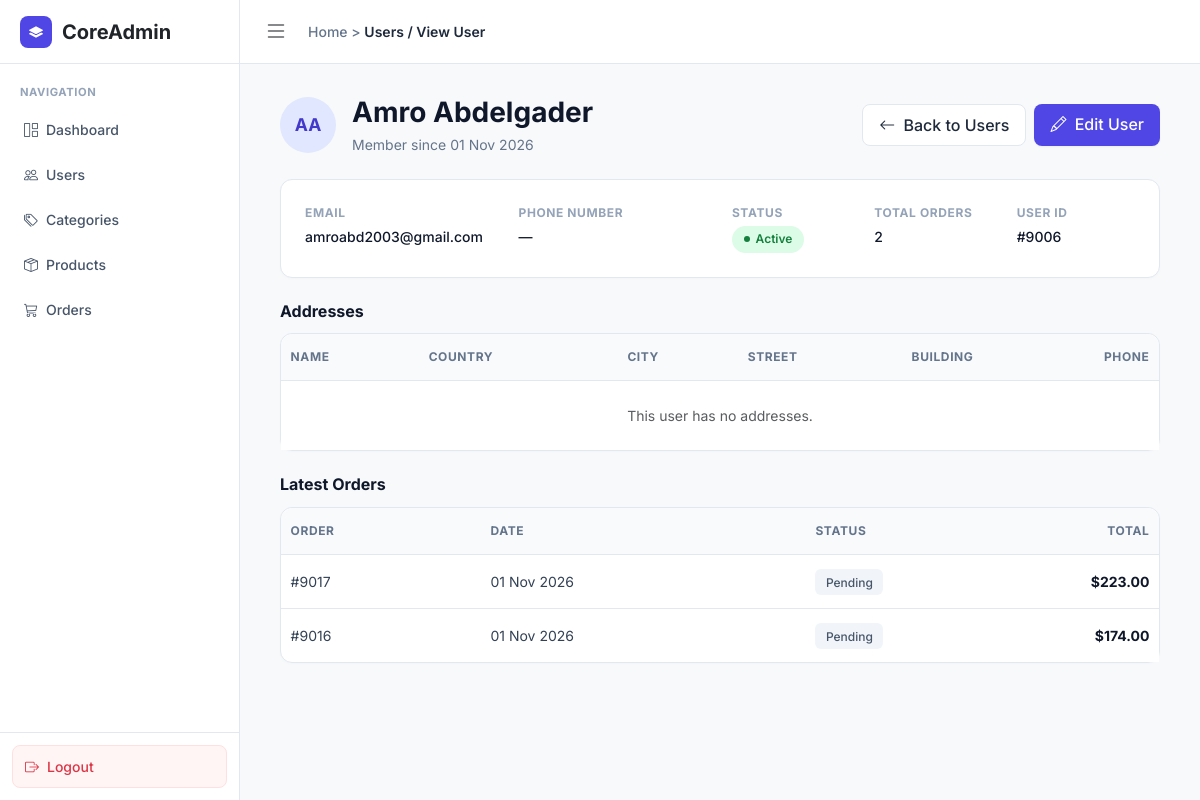
Page /admin/user-view.php?id=9006 (signed in) on the earlier database version.
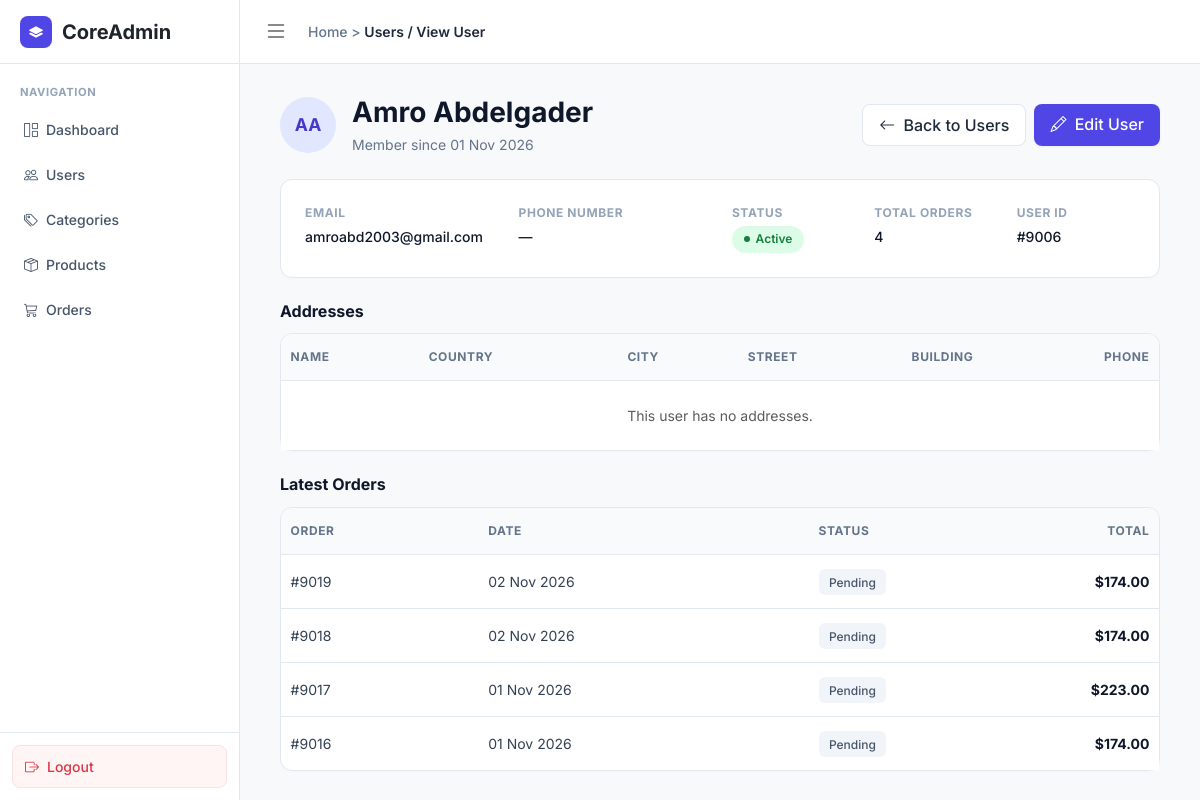
Same page on the later database version.
### tables this page shows
CREATE TABLE `orders` (
  `id` int(11) NOT NULL,
  `user_id` int(11) NOT NULL,
  `order_date` timestamp NOT NULL DEFAULT current_timestamp(),
  `estimated_delivery` date DEFAULT NULL,
  `total_amount` decimal(10,2) NOT NULL DEFAULT 0.00,
  `order_status` enum('Pending','Confirmed','Shipped','Delivered','Cancelled') DEFAULT 'Pending',
  `full_name` varchar(100) NOT NULL,
  `phone` varchar(20) NOT NULL,
  `country` varchar(100) NOT NULL DEFAULT 'Jordan',
  `city` varchar(100) NOT NULL,
  `area` varchar(100) DEFAULT NULL,
  `shipping_address` varchar(255) NOT NULL,
  `building_details` varchar(255) DEFAULT NULL,
  `shipping_cost` decimal(10,2) NOT NULL DEFAULT 0.00,
  `revenue` decimal(10,2) NOT NULL DEFAULT 0.00
);

### app/models/user.php (called while the page is built, shortened)
<?php
class User
{
    private PDO $db;
    public function __construct(PDO $db)
    {
        $this->db = $db;
    }
    public function getById(int $id): ?array
    {
        $sql = "SELECT u.id, u.full_name, u.email, u.phone, u.is_active, u.created_at,
                       (SELECT COUNT(*) FROM orders o WHERE o.user_id = u.id) AS total_orders,
                       (SELECT a.country FROM address a WHERE a.user_id = u.id
                        ORDER BY a.id LIMIT 1) AS country
                FROM users u
                WHERE u.id = ?";
        $stmt = $this->db->prepare($sql);
        $stmt->execute([$id]);
        $user = $stmt->fetch();
        return $user ?: null;
    }
    public function getOrders(int $userId, int $limit = 10): array
    {
        $sql = "SELECT id, order_date, total_amount, order_status
                FROM orders
                WHERE user_id = ?
                ORDER BY order_date DESC, id DESC
                LIMIT ?";
        $stmt = $this->db->prepare($sql);
        $stmt->bindValue(1, $userId, PDO::PARAM_INT);
        $stmt->bindValue(2, $limit, PDO::PARAM_INT);
        $stmt->execute();
        return $stmt->fetchAll();
    }
}

### admin/includes/helpers.php (called while the page is built, shortened)
<?php
function safe($text)
{
    return htmlspecialchars($text, ENT_QUOTES, "UTF-8");
}

### admin/user-view.php (the view, shortened to what the changed rows need)
<?php
require_once __DIR__ . '/../app/models/user.php';
require_once __DIR__ . '/includes/helpers.php';
$database = new Database();
$db = $database->connect();
$userModel = new User($db);
$id = 0;
if (isset($_GET["id"])) {
    $id = (int) $_GET["id"];
}
$user = $userModel->getById($id);
$orders = $userModel->getOrders($id, 10);
require __DIR__ . '/includes/header.php';
?>
                <div class="page-header">
                    <div class="d-flex align-items-center gap-3">
                        <div>
                            <h1 class="page-title"><?php echo safe($user["full_name"]); ?></h1>
                        </div>
                    </div>
                </div>
                <div class="form-card mb-4">
                    <div class="row g-4">
                        <div class="col-md-2">
                            <div class="detail-label">Total orders</div>
                            <div class="detail-value"><?php echo $user["total_orders"]; ?></div>
                        </div>
                    </div>
                </div>
                <h2 class="section-title">Addresses</h2>
                <div class="table-card mb-4">
                    <div class="table-responsive">
                        <table class="custom-table">
                            <thead>
                                <tr>
                                    <th>NAME</th>
                                    <th>COUNTRY</th>
                                    <th>CITY</th>
                                    <th>STREET</th>
                                    <th>BUILDING</th>
                                    <th>PHONE</th>
                                </tr>
                            </thead>
                        </table>
                    </div>
                </div>
                <h2 class="section-title">Latest Orders</h2>
                <div class="table-card">
                    <div class="table-responsive">
                        <table class="custom-table">
                            <thead>
                                <tr>
                                    <th>ORDER</th>
                                    <th>DATE</th>
                                    <th>STATUS</th>
                                    <th class="text-end">TOTAL</th>
                                </tr>
                            </thead>
                            <tbody>
                                <?php foreach ($orders as $order) { ?>
                                    <tr>
                                        <td>#<?php echo $order["id"]; ?></td>
                                        <td><?php echo date("d M Y", strtotime($order["order_date"])); ?></td>
                                        <td><span class="badge-category"><?php echo safe($order["order_status"]); ?></span></td>
                                        <td class="text-end"><span class="price-text">$<?php echo number_format($order["total_amount"], 2); ?></span></td>
                                    </tr>
                                <?php } ?>
                            </tbody>
                        </table>
                    </div>
                </div>
<?php require __DIR__ . '/includes/footer.php'; ?>

Differences in the rows shown:
added orders: id "9019", order_date "02 Nov 2026", order_status "Pending", total_amount "174.00"
added orders: id "9018", order_date "02 Nov 2026", order_status "Pending", total_amount "174.00"
Other differences:
$user["total_orders"]: "2" → "4"
